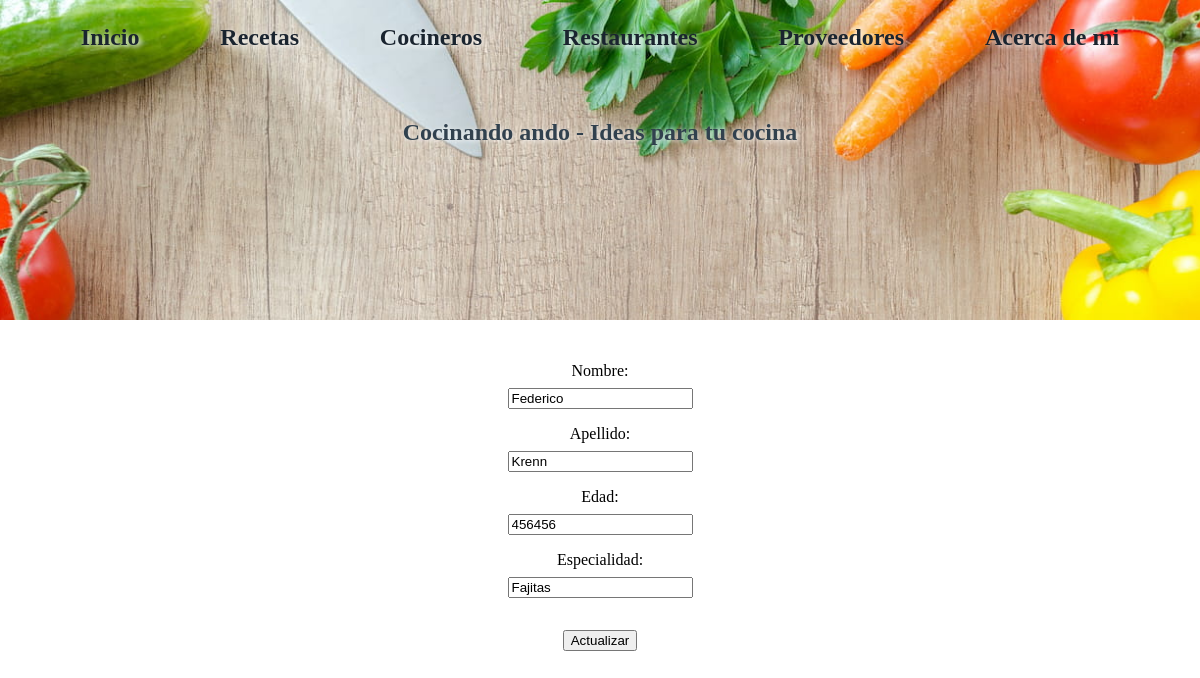
The app's page /editar-cocinero/1, older data.
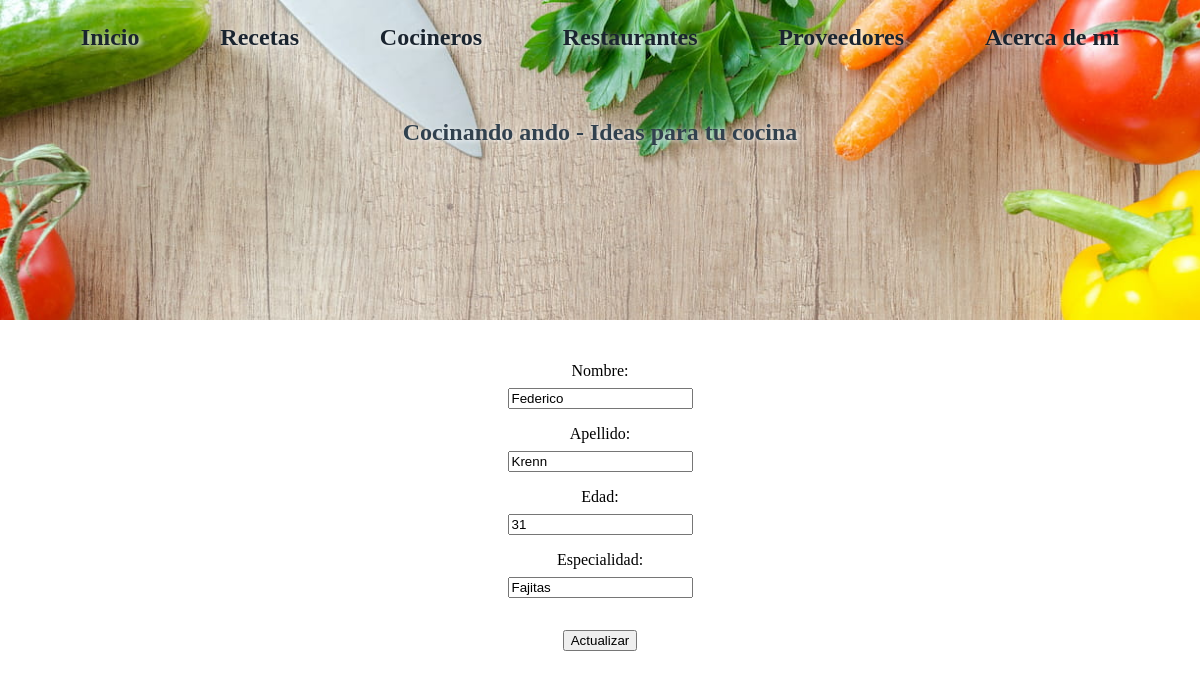
The same page, newer data.
### aplicacion/models.py (models this page shows, shortened)
class Cocinero(models.Model):
    nombre = models.CharField(max_length=50)
    apellido = models.CharField(max_length=50)
    edad = models.IntegerField()
    especialidad = models.CharField(max_length=50)

### aplicacion/views.py (the view)
# urls.py: path("editar-cocinero/<int:pk>", CocineroUpdate.as_view(), name="edit_cocinero"),
class CocineroUpdate(UpdateView):
    model = Cocinero
    nombre = "cocinero"
    url = "cocineros"
    fields = ["nombre", "apellido", "edad", "especialidad"]
    success_url = reverse_lazy("cocineros")
    template_name = "aplicacion/editar.html"

### aplicacion/templates/aplicacion/editar.html (shortened to what this page needs)
{% extends "aplicacion/index.html" %}
{% block content %}
<form action="" method="POST" class="input-form">
  {{ form }}
  <div class="inline">
    <button type="submit">Actualizar</button>
  </div>
</form>
{% endblock %}

Row changes from the older to the newer data that the page shows:
changed Cocinero "Federico": edad "456456" → "31"
